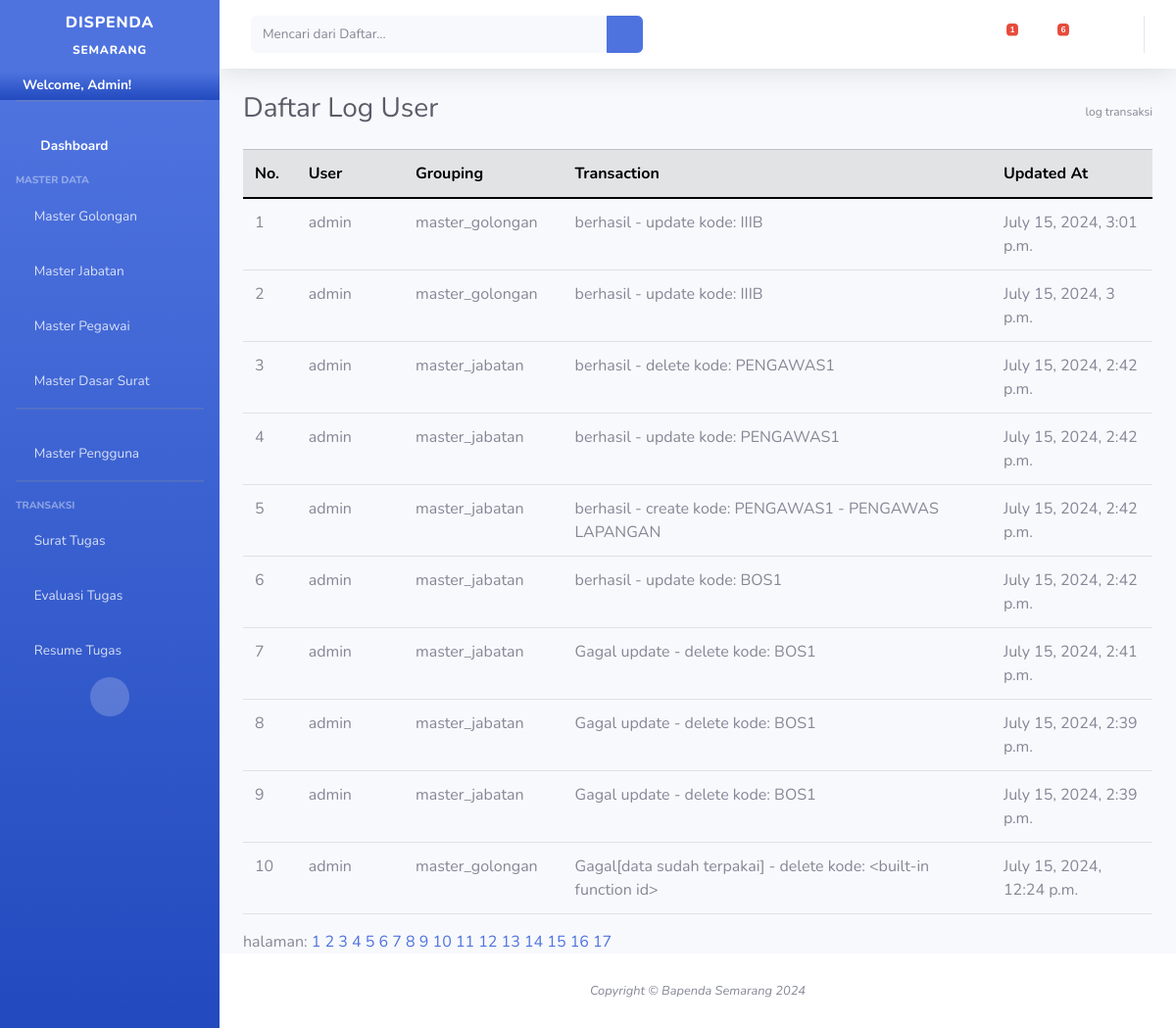
Page /logs/ (signed in) on the earlier database version.
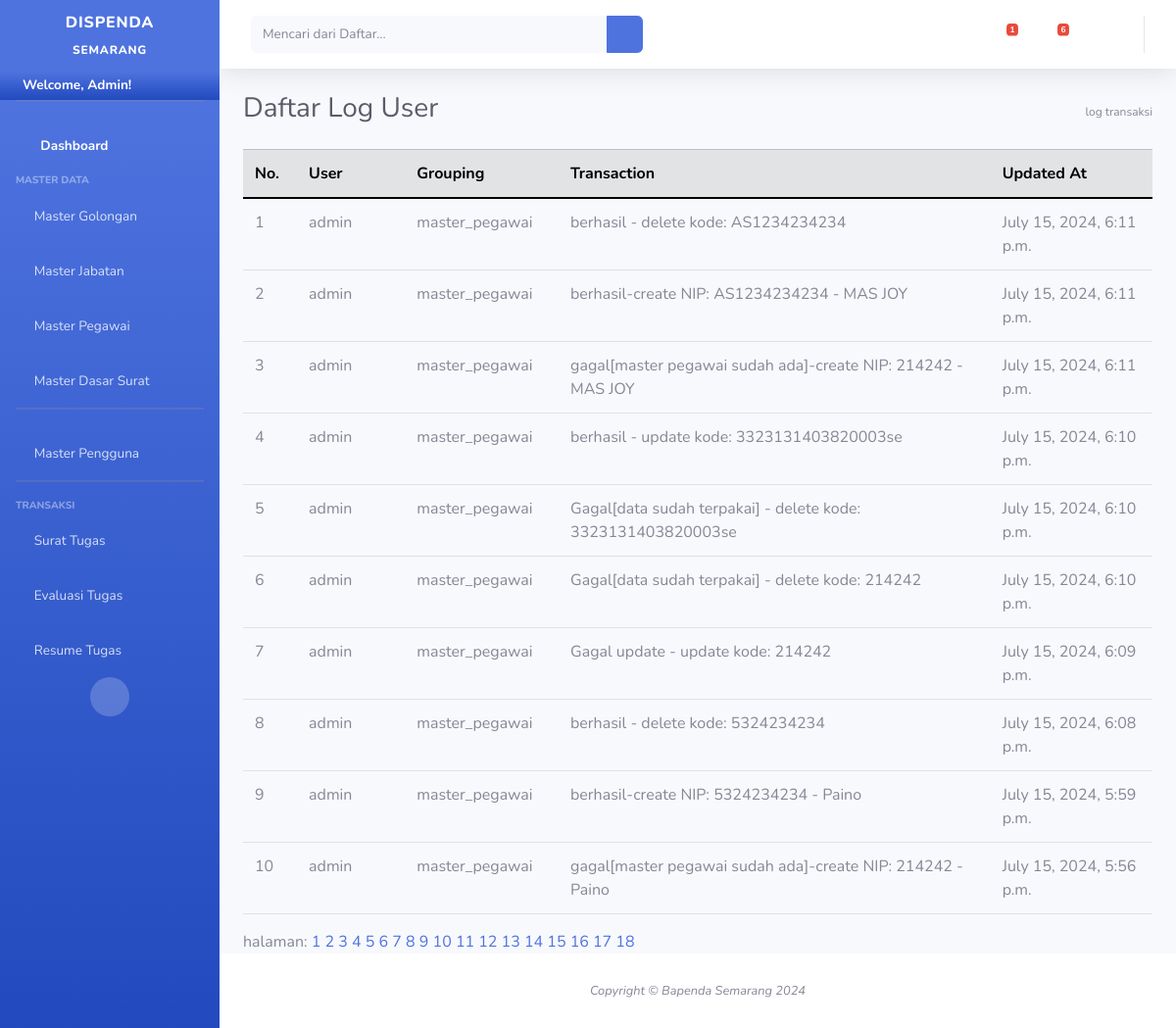
Same page on the later database version.
### surat_tugas/models.py (models this page shows, shortened)
class Logging(models.Model):
    updatedAt = models.DateTimeField(auto_now_add=True,null=True)
    user = models.ForeignKey(Pengguna,on_delete=models.RESTRICT)
    grouping = models.CharField(max_length=200,null=False,blank=True)
    transaction = models.CharField(max_length=250,null=False,blank=True,default="")

class Pengguna(AbstractUser):
    updatedAt = models.DateTimeField(auto_now_add=True,null=True)
    updatedBy = models.CharField(max_length=20,null=True,blank=True)
    is_edit = models.BooleanField(default=False)
    is_delete = models.BooleanField(default=False)
    is_create = models.BooleanField(default=True)
    email = models.CharField(max_length=100,blank=True,null=True,unique=True)

### cms/views.py (the view)
# urls.py: path('logs/',displayLog,name="displayLog"),
def displayLog(request):
	if(request.user.is_authenticated != True):
		return HttpResponseRedirect('/auth/')
	if(request.user.is_superuser !=True):
		return HttpResponseRedirect('/')
	print(request.GET.dict())
	try:
		page=request.GET['page']
	except:
		page=1
	if page==None:
		page=1
	listLogging = Logging.objects.all().order_by('-updatedAt')
	p=Paginator(listLogging,10)
	try:
		halaman = p.page(page)
	except:
		halaman = p.page(1)
	context={
		'lists':halaman,
		'paginator':p,
		'menuname':'Daftar Log User',
		'pathway':'log transaksi',
		'username':request.user.username,
		'mywebsite': '/logs/',
		'pending_surat':getPendingSurat(),
		'pending_lhe':getPendingLHE()
	}
	return render(request,'master/display_logging.html',context)

### cms/views.py (called while the page is built)
def getPendingSurat():
	return TrxSuratTugas.objects.all().filter(submit=False)

def getPendingLHE():
	return headerLHE.objects.all().filter(submit=False)

### surat_tugas/models.py (called while the page is built)
    def __str__(self):
        return self.nomor_surat

### templates/master/display_logging.html
{% extends 'base.html'%}
{% load static %}
{% block contents%}
<div style="text-wrap: wrap; overflow-x: scroll;">
<table class="table  table-hover">
     <thead class="table-secondary">
        <th style="width:50px">No.</th>
        <th style="width:100px">User</th>
        <th style="width:100px">Grouping</th>
        <th style="width:400px">Transaction</th>
        <th style="width:150px">Updated At</th>
    </thead>
    {% for list in lists%}
    <tr>
        <td>{{forloop.counter}}</td>
        <td>{{list.user.username}}</td>
        <td>{{list.grouping}}</td>
        <td>{{list.transaction}}</td>
        <td>{{list.updatedAt}}</td>
    </tr>
    {% endfor%}
</table>
</div>
<div>
    halaman:
    {% for hal in paginator.page_range%}
        <a class="button" href="{% url 'displayLog'%}?page={{hal}}">{{hal}}</a>
    {% endfor %}
</div>
{% endblock%}

Differences in the rows shown:
no longer on this page (row unchanged): Logging: user.username "admin", grouping "master_golongan", transaction "berhasil - update kode: IIIB", updatedAt "July 15, 2024, 3:01 p.m."
no longer on this page (row unchanged): Logging: user.username "admin", grouping "master_golongan", transaction "berhasil - update kode: IIIB", updatedAt "July 15, 2024, 3 p.m."
no longer on this page (row unchanged): Logging: user.username "admin", grouping "master_jabatan", transaction "berhasil - delete kode: PENGAWAS1", updatedAt "July 15, 2024, 2:42 p.m."
no longer on this page (row unchanged): Logging: user.username "admin", grouping "master_jabatan", transaction "berhasil - update kode: PENGAWAS1", updatedAt "July 15, 2024, 2:42 p.m."
no longer on this page (row unchanged): Logging: user.username "admin", grouping "master_jabatan", transaction "berhasil - create kode: PENGAWAS1 - PENGAWAS LAPANGAN", updatedAt "July 15, 2024, 2:42 p.m."
no longer on this page (row unchanged): Logging: user.username "admin", grouping "master_jabatan", transaction "berhasil - update kode: BOS1", updatedAt "July 15, 2024, 2:42 p.m."
no longer on this page (row unchanged): Logging: user.username "admin", grouping "master_jabatan", transaction "Gagal update - delete kode: BOS1", updatedAt "July 15, 2024, 2:41 p.m."
no longer on this page (row unchanged): Logging: user.username "admin", grouping "master_jabatan", transaction "Gagal update - delete kode: BOS1", updatedAt "July 15, 2024, 2:39 p.m."
no longer on this page (row unchanged): Logging: user.username "admin", grouping "master_jabatan", transaction "Gagal update - delete kode: BOS1", updatedAt "July 15, 2024, 2:39 p.m."
no longer on this page (row unchanged): Logging: user.username "admin", grouping "master_golongan", transaction "Gagal[data sudah terpakai] - delete kode: <built-in function id>", updatedAt "July 15, 2024, 12:24 p.m."
added Logging: user.username "admin", grouping "master_pegawai", transaction "berhasil - delete kode: AS1234234234", updatedAt "July 15, 2024, 6:11 p.m."
added Logging: user.username "admin", grouping "master_pegawai", transaction "berhasil-create NIP: AS1234234234 - MAS JOY", updatedAt "July 15, 2024, 6:11 p.m."
added Logging: user.username "admin", grouping "master_pegawai", transaction "gagal[master pegawai sudah ada]-create NIP: 214242 - MAS JOY", updatedAt "July 15, 2024, 6:11 p.m."
added Logging: user.username "admin", grouping "master_pegawai", transaction "berhasil - update kode: 3323131403820003se", updatedAt "July 15, 2024, 6:10 p.m."
added Logging: user.username "admin", grouping "master_pegawai", transaction "Gagal[data sudah terpakai] - delete kode: 3323131403820003se", updatedAt "July 15, 2024, 6:10 p.m."
added Logging: user.username "admin", grouping "master_pegawai", transaction "Gagal[data sudah terpakai] - delete kode: 214242", updatedAt "July 15, 2024, 6:10 p.m."
added Logging: user.username "admin", grouping "master_pegawai", transaction "Gagal update - update kode: 214242", updatedAt "July 15, 2024, 6:09 p.m."
added Logging: user.username "admin", grouping "master_pegawai", transaction "berhasil - delete kode: 5324234234", updatedAt "July 15, 2024, 6:08 p.m."
added Logging: user.username "admin", grouping "master_pegawai", transaction "berhasil-create NIP: 5324234234 - Paino", updatedAt "July 15, 2024, 5:59 p.m."
added Logging: user.username "admin", grouping "master_pegawai", transaction "gagal[master pegawai sudah ada]-create NIP: 214242 - Paino", updatedAt "July 15, 2024, 5:56 p.m."
Other differences:
new list line: "18"
